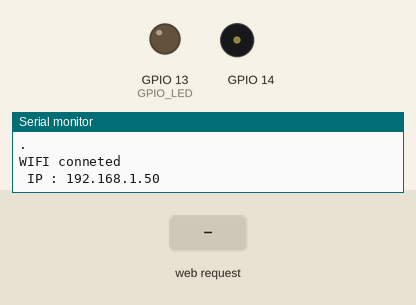
The program below on a simulated ESP32. Parts: output pins drawn as LEDs (lit = HIGH), buzzer (waves = sounding), the last lines printed to the serial monitor. The test bench sets the inputs (shaded band). WiFi joins after 1.5 s; servers stay silent unless stated.

Above: at 3.7 s.
3.8 s: HTTP request GET /H received
At 4.2 s:
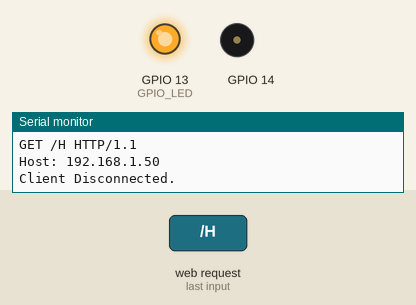
5.3 s: HTTP request GET /L received
At 6.6 s:
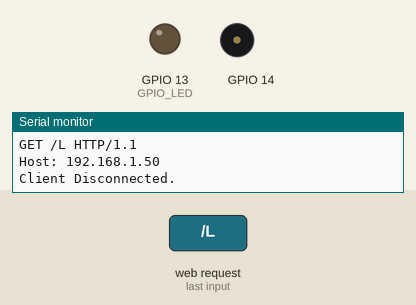
Timing chart, 0 to 8.3 s (numbered marks = the images above; inputs shaded):
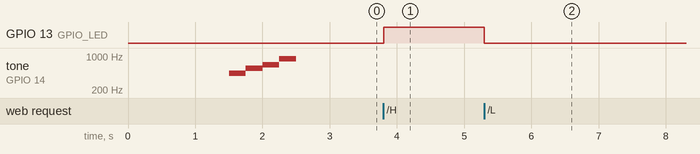

Measured:
- after the input at 3.8 s, GPIO 13 (GPIO_LED): LOW → HIGH at once
- after the input at 5.3 s, GPIO 13 (GPIO_LED): HIGH → LOW at once

The program:

main.cpp
```cpp
#include <Arduino.h>
#include <WiFi.h>
#include "piezo_sound.hpp"

#define LED 2
#define GPIO_LED 13
#define GPIO_PIEZO 14

WiFiServer server(80);

void setup() {
  Serial.begin(115200);

  // set the LED pin mode
  pinMode(GPIO_LED, GPIO_MODE_OUTPUT);

  Serial.println("Simple Wi-Fi Example");

  // start connection
  Serial.println(String("Connect try : ") + WIFI_SSID);
  WiFi.mode(WIFI_STA);
  WiFi.begin(WIFI_SSID, WIFI_PASSWORD);

  int counter = 0;
  bool isConnected = true;

  // waiting connection...
  while(WiFi.status() != WL_CONNECTED )
  {
    if(counter > 20)
    {
      isConnected = false;
      break;
    }

    delay(500);
    Serial.println(".");
    counter++;
  }

  // handle result
  if(isConnected == true)
  {
    Serial.print(String("WIFI conneted\n IP : "));
    Serial.println(WiFi.localIP());
    server.begin();

    SoundSuccess(GPIO_PIEZO);
  }
  else
  {
    SoundFailure(GPIO_PIEZO);
  }
}

int value = 0;

void loop() {
  WiFiClient client = server.available();   // listen for incoming clients
  if (client) {
    Serial.println("New Client.");
    String currentLine = "";
    while (client.connected()) {
      if (client.available()) {
        char c = client.read();
        Serial.write(c);
        if (c == '\n') {
          if (currentLine.length() == 0) {
            client.println("HTTP/1.1 200 OK");
            client.println("Content-type:text/html");
            client.println();

            client.print("Click <a href=\"/H\">here</a> to turn the LED on pin 13 on.<br>");
            client.print("Click <a href=\"/L\">here</a> to turn the LED on pin 13 off.<br>");
            client.println();
            break;
          } else {
            // if you got a newline, then clear currentLine:
            currentLine = "";
          }
        } else if (c != '\r') {
          currentLine += c;
        }

        if (currentLine.endsWith("GET /H")) {
          digitalWrite(GPIO_LED, HIGH);               // GET /H turns the LED on
        }
        if (currentLine.endsWith("GET /L")) {
          digitalWrite(GPIO_LED, LOW);                // GET /L turns the LED off
        }
      }
    }
    // close the connection:
    client.stop();
    Serial.println("Client Disconnected.");
  }
}
```

piezo_sound.hpp
```cpp
#include <Arduino.h>

int note[] = {440, 554, 659, 880};

void SoundSuccess(int gpio)
{
  for(int i=0; i < 4; i++)
  {
    tone(gpio, note[i], 250);
    delay(250);
  }
}

void SoundFailure(int gpio)
{
  tone(gpio, 880, 500);
}
```
